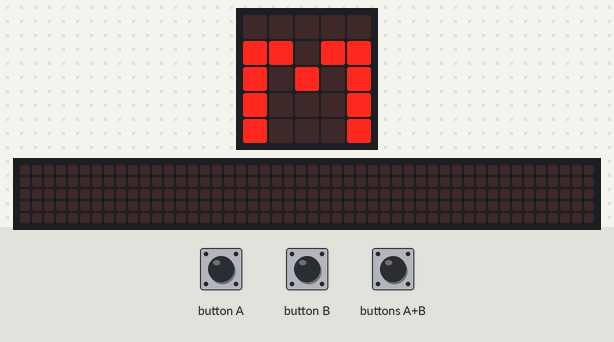
A program run on a simulated BBC micro:bit (MakeCode). On the bench: the board's 5×5 LED display, a strip that is not on the board, showing the scrolling text unrolled. The inputs (shaded band) are chosen by the test bench. Random numbers come from a fixed seed; the 48×5 strip is a reading aid, not a part: it shows the text the display is scrolling, unrolled, one strip-width of it at a time.

Above: at 1.1 s.
At 11.2 s:
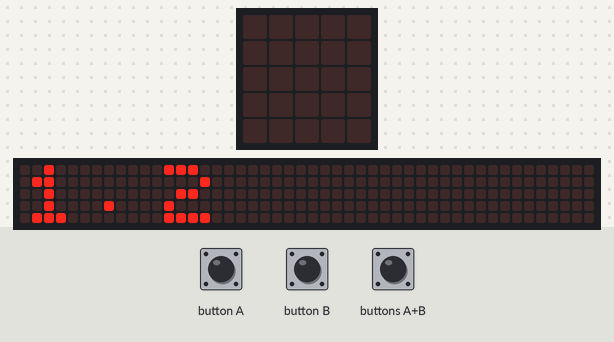
12.9 s: button A pressed for 0.15 s
At 13.4 s:
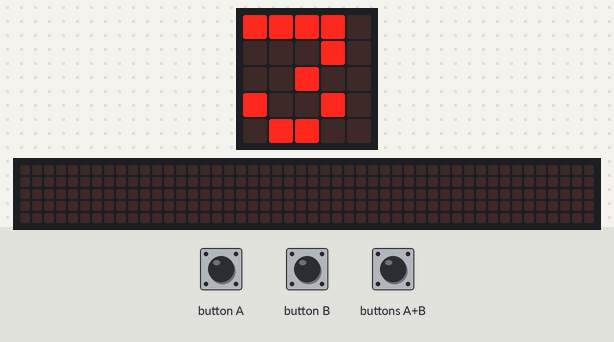
13.6 s: button B pressed for 0.15 s
At 14.27 s:
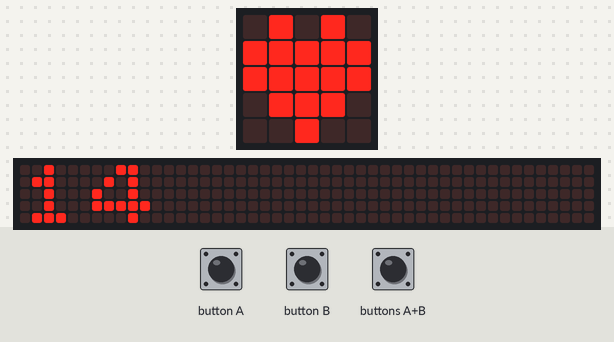
14.3 s: buttons A+B pressed for 0.15 s
At 21.22 s:
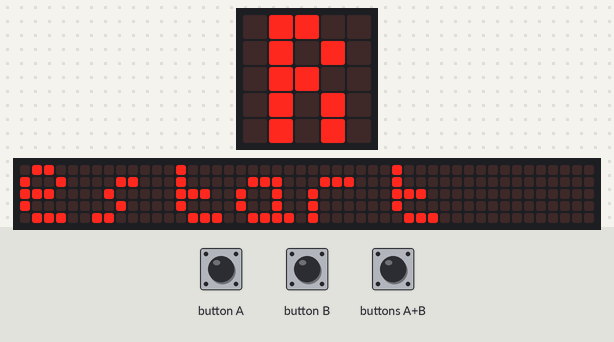

The program:

main.ts
```typescript
input.onButtonPressed(Button.A, function () {
    for (let index = 0; index < 2; index++) {
        basic.showNumber(randint(1, 14))
        basic.showLeds(`
            . # . # .
            # # # # #
            # # # # #
            . # # # .
            . . # . .
            `)
        basic.showNumber(randint(1, 14))
    }
    basic.showLeds(`
        . # # . .
        . # . # .
        . # # . .
        . # . # .
        . # . # .
        `)
    basic.showString("estart")
    basic.pause(200)
    basic.showLeds(`
        . # # # .
        . # . # .
        . # # # .
        . # . . .
        . # . . .
        `)
    basic.showString("ls")
    basic.pause(200)
    basic.showLeds(`
        . # # # .
        . # . # .
        . # # # .
        . # . . .
        . # . . .
        `)
    basic.showString("ress")
    basic.pause(200)
    basic.showLeds(`
        . # # . .
        . # . # .
        . # # . .
        . # . # .
        . # . # .
        `)
    basic.showString("estart")
    basic.pause(200)
    basic.showLeds(`
        . # # # .
        . # . # .
        . # # . .
        . # . # .
        . # # # .
        `)
    basic.showString("utton")
})
input.onButtonPressed(Button.AB, function () {
    for (let index = 0; index < 2; index++) {
        basic.showNumber(randint(16, 30))
        basic.showLeds(`
            . # . # .
            # # # # #
            # # # # #
            . # # # .
            . . # . .
            `)
        basic.showNumber(randint(1, 14))
    }
    basic.showLeds(`
        . # # . .
        . # . # .
        . # # . .
        . # . # .
        . # . # .
        `)
    basic.showString("estart")
    basic.pause(200)
    basic.showLeds(`
        . # # # .
        . # . # .
        . # # # .
        . # . . .
        . # . . .
        `)
    basic.showString("ls")
    basic.pause(200)
    basic.showLeds(`
        . # # # .
        . # . # .
        . # # # .
        . # . . .
        . # . . .
        `)
    basic.showString("ress")
    basic.pause(200)
    basic.showLeds(`
        . # # . .
        . # . # .
        . # # . .
        . # . # .
        . # . # .
        `)
    basic.showString("estart")
    basic.pause(200)
    basic.showLeds(`
        . # # # .
        . # . # .
        . # # . .
        . # . # .
        . # # # .
        `)
    basic.showString("utton")
})
input.onButtonPressed(Button.B, function () {
    for (let index = 0; index < 2; index++) {
        basic.showNumber(randint(16, 30))
        basic.showLeds(`
            . # . # .
            # # # # #
            # # # # #
            . # # # .
            . . # . .
            `)
        basic.showNumber(randint(16, 30))
    }
    basic.showLeds(`
        . # # . .
        . # . # .
        . # # . .
        . # . # .
        . # . # .
        `)
    basic.showString("estart")
    basic.pause(200)
    basic.showLeds(`
        . # # . .
        . # . # .
        . # # # .
        . # . . .
        . # . . .
        `)
    basic.showString("ls")
    basic.pause(200)
    basic.showLeds(`
        . # # # .
        . # . # .
        . # # # .
        . # . . .
        . # . . .
        `)
    basic.showString("ress")
    basic.pause(200)
    basic.showLeds(`
        . # # . .
        . # . # .
        . # # . .
        . # . # .
        . # . # .
        `)
    basic.showString("estart")
    basic.pause(200)
    basic.showLeds(`
        . # # # .
        . # . # .
        . # # . .
        . # . # .
        . # # # .
        `)
    basic.showString("utton")
})
music.setVolume(255)
basic.showLeds(`
    # . # . #
    # . # . .
    # # # . #
    # . # . #
    # . # . #
    `)
basic.pause(200)
basic.showLeds(`
    # # # . #
    . # . # .
    . # . . .
    . # . . .
    # # # . .
    `)
basic.showString("m")
basic.pause(200)
basic.showLeds(`
    . # . # .
    # # # # #
    # # # # #
    . # # # .
    . . # . .
    `)
basic.pause(200)
basic.showString("m")
basic.showString("a")
basic.showLeds(`
    . . # . .
    . # # # .
    . . # . .
    . . # . .
    . . # # .
    `)
basic.showString("c")
basic.showString("h")
basic.showString("e")
basic.showLeds(`
    . . . . .
    # . # # .
    # # . . .
    # . . . .
    # . . . .
    `)
basic.pause(500)
basic.showLeds(`
    . . . . .
    # . . . #
    # . . . #
    . # . # .
    . . # . .
    `)
basic.showString("1.2")
```

test.ts
```typescript
// 在這裡測試；當此封包作為擴充功能時，將不會編譯此內容。
```

Measured:
- after the input at 12.9 s, the display: changes after 0.15 s (image 2)
- what the display in image 0 shows lasts 1.0 s, from 1.0 s to 2.0 s
- what the display in image 1 shows lasts 0.4 s, from 11.2 s to 11.6 s
